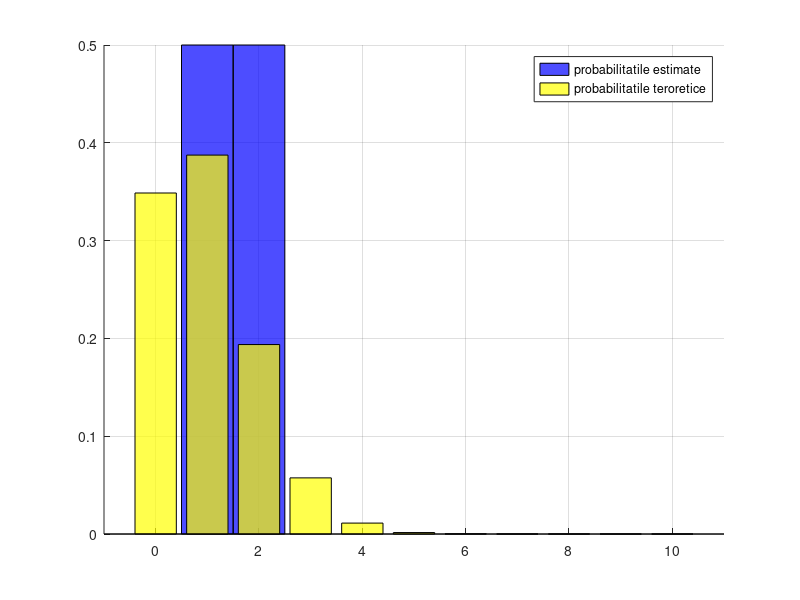

Write MATLAB code to recreate this figure.
%Laboratorul 3 ex 2
% a)Pentru p ∈ (0, 1), n, m ∈ N*¸si o variabila aleatoare X ∼ Bino(n, p),
% sa se genereze un vector x de m valori ale lui X, folosind functia binornd.
% Comparati datele obtinute cu cele date de distributie, folosind functiile:
% bar, binopdf si hist, testand codul de mai jos:

% binornd(n, p, ...) genereaza valori aleatoare;
% binopdf(x, n, p) calculeaza P(X = x), daca X ∼ Bino(n, p)

% b) Folosind functia binornd in 5000 de simulari, estimati probabilitatea
% ca exact 2 zaruri din 5 zaruri aruncate sa arate numere divizibile cu 3.
% Comparati valoarea obtinuta cu probabilitatea teoretica corespunzatoare,
% folosind functia binopdf.


function out = lab3ex2()

  %a)
  clf; grid on; hold on;
  p= 0.1 ; n=10; m=4;
  x=binornd(n,p,1,m);
  N=hist(x,0:n);
  bar(0:n,N/m,'hist','FaceColor','b');
  bar(0:n,binopdf(0:n,n,p),'FaceColor','y');
  legend('probabilitatile estimate','probabilitatile teroretice');
  set(findobj('type','patch'),'facealpha',0.7);
  xlim([-1 n+1]);

  %b) nr = nr de simulari, P = probabilitatea de succes
  %am estimat probabilitatea prin calcule cu binornd
  nr = 5000;
  P = 2/6; %prob ca atunci cand arunci un zar ,nr sa fie divizibil cu 3
  caz_fav = 0;

  for i = 1:nr
    x = binornd(5,P);
    if x == 2
      caz_fav++;
    endif
  endfor

  fprintf("Prob. ca exact 2 din 5 zaruri sa arate nr divizibile cu 3 = %d\n",caz_fav/nr);

  %calculeaza probabilitatea teoretica corespunzatoare
  t =  binopdf(2,5,P);
  fprintf("Probabilitatea teoretica = %d\n",t);

end

